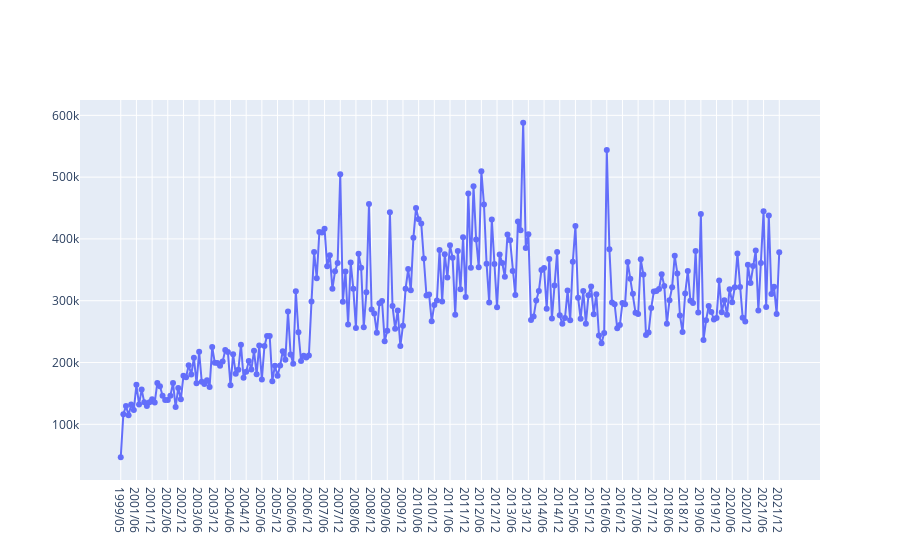

Notebook cell for this chart:
### Code cell
fig= go.Figure(data= [
                        go.Scatter(x= df_sales_stat.index, y= df_sales_stat.iloc[:, 0], mode= 'markers+lines')

])
fig.show()

### Figure 1 — Plotly figure (JSON) as saved in the notebook; plotly's stock layout.template omitted (floating-point values rounded to 4 significant figures; data arrays with more than 128 entries replaced by an {"elided": "..."} marker saying what was removed)
{"data": [{"mode": "markers+lines", "type": "scatter", "x": {"elided": "253 str values"}, "y": {"elided": "253 float values"}}], "layout": {}}
